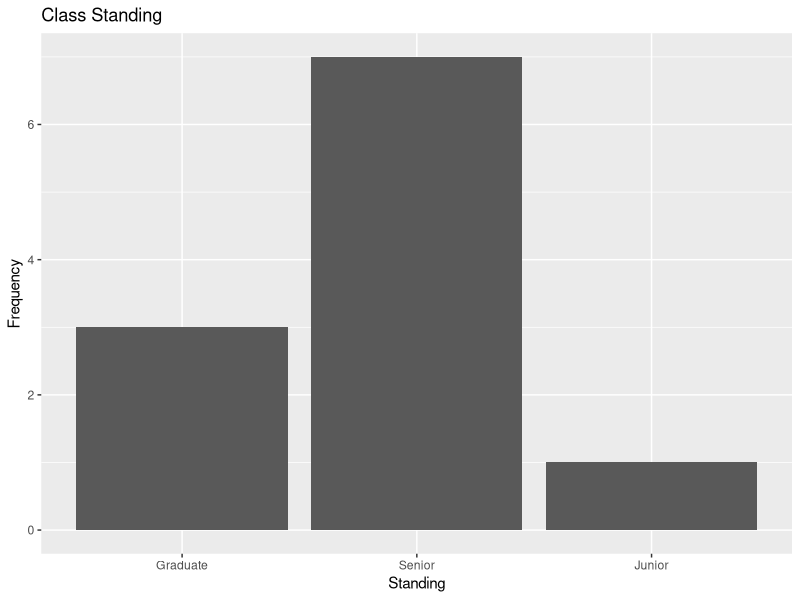
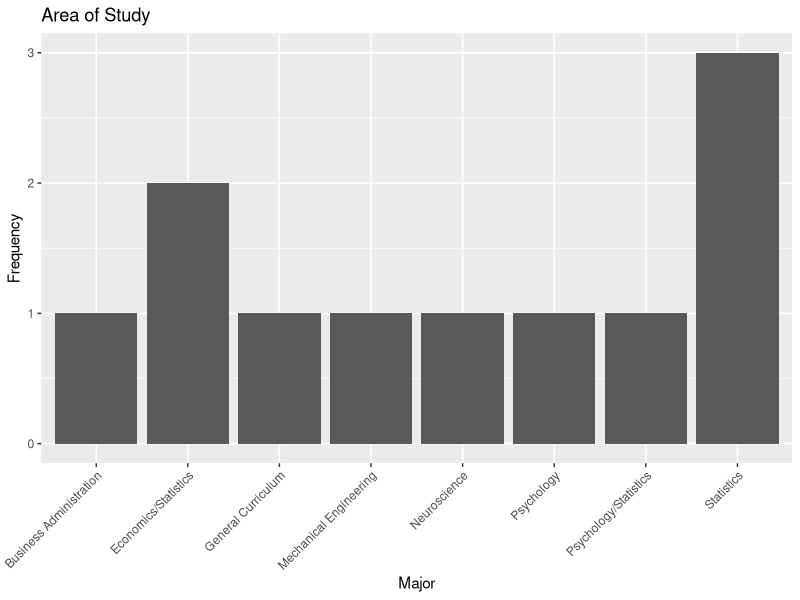

Reproduce these figures in R, in order. (Note: this script raises an error after producing the figures.)
## @knitr loadpackages
# Any package that is required by the script below is given here:
inst_pkgs = load_pkgs =  c("rbenchmark","microbenchmark","compiler","ggplot2")
inst_pkgs = inst_pkgs[!(inst_pkgs %in% installed.packages()[,"Package"])]
if(length(inst_pkgs)) install.packages(inst_pkgs)

# Dynamically load packages
pkgs_loaded = lapply(load_pkgs, require, character.only=T)

## @knitr enrollment_data

d = data.frame(Major = c("Statistics", "Mechanical Engineering","Psychology/Statistics","Economics/Statistics","Statistics","Psychology","Economics/Statistics","Business Administration","General Curriculum","Neuroscience","Statistics"),
               Standing  = c("Senior", "Graduate", "Senior", "Senior","Senior","Senior","Junior","Graduate","Senior","Graduate","Senior"), stringsAsFactors = F)

d$Standing = factor(d$Standing, levels=c("Graduate","Senior","Junior"))

## @knitr enrollment_level
ggplot(d) + geom_bar(aes(Standing)) + ylab("Frequency") + ggtitle("Class Standing")

## @knitr enrollment_major
ggplot(d) + geom_bar(aes(Major)) + 
  ylab("Frequency") + ggtitle("Area of Study") + 
  theme(axis.text.x = element_text(angle = 45, hjust = 1))


## @knitr sample_r_storing
# Create numeric object with values
x = 3 
y = 5

# Perform calculations
x + y
x - y

# x*y; x/y; x^y;

## @knitr sample_r_vectors
x = c(1,2,3,4,5) # Create vector
y = 6:10         # Shorthand

cbind(x, y)      # Combine Columns to form Matrix: 5 x 2

rbind(x, y)      # Combine Rows to form Matrix: 2 x 5


## @knitr sample_r_functions
x = seq(1, 10, by = 2)   # 1, 3, 5, 7, 9
y = seq(10, 30, by = 5)  # 10, 15, .. , 30

result = numeric(1)      # Storage
for(i in 1:length(x)){   # (variable in sequence)
  result = x[i] + result
}                        # Loop (slow)

(out = sum(x))           # Vectorized Function (faster)
all.equal(result, out)   # Same value
#sd(x)                   # Standard Deviation
#cor(x,y)                # Correlation
#cov(x,y)                # Covariance

## @knitr bad_loop
bad.loop = function(){
  sum = 0
  for(i in 1:1000){
    a = 1/sqrt(2) # In loop
    sum = (sum+i)*a
  }
  sum
}

## @knitr good_loop
good.loop = function(){
  sum = 0
  a = 1/sqrt(2) # Out of Loop
  for(i in 1:1000){
    sum = (sum+i)*a
  }
  sum
}

## @knitr benchmark_loop
kable(benchmark(good.loop(), bad.loop(), columns = c("test", "replications", "elapsed", "relative", "user.self", "sys.self"), order="relative"))

## @knitr compiler_ex
good.comp = cmpfun(good.loop)
disassemble(good.comp)

## @knitr compiler
library("compiler")
good.comp = cmpfun(good.loop)
bad.comp = cmpfun(bad.loop)

## @knitr compiler_bench
kable(benchmark(good.comp=good.comp(), bad.comp=bad.comp(), good.loop = good.loop(), bad.loop = bad.loop(), columns = c("test", "replications", "elapsed", "relative", "user.self", "sys.self"), order="relative"))